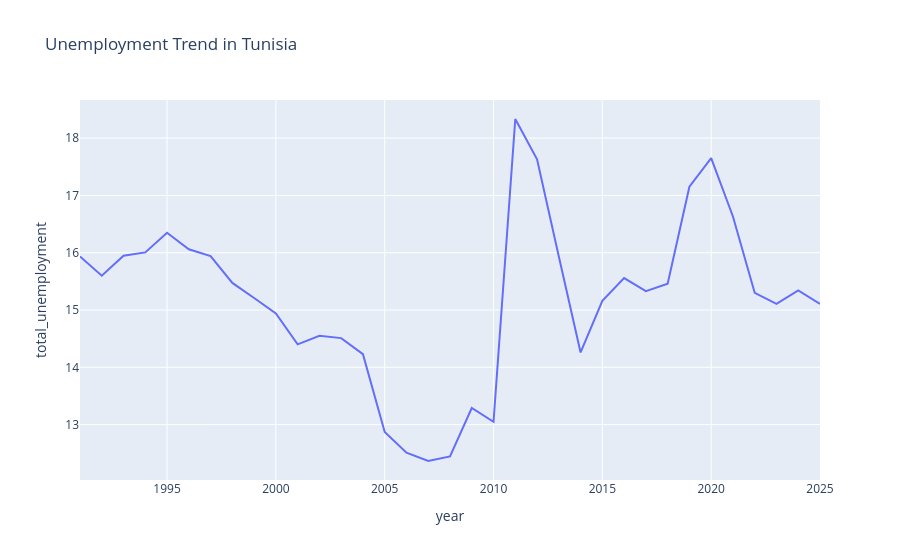

Notebook code cell kept with this figure:
### Markdown cell above
###  Unemployment Trend Over Time

This chart shows how unemployment has evolved in Tunisia.

### Code cell
import plotly.express as px

fig = px.line(
    df,
    x="year",
    y="total_unemployment",
    title="Unemployment Trend in Tunisia"
)

fig.show()

### Figure 1 — Plotly figure (JSON) as saved in the notebook; plotly's stock layout.template omitted (floating-point values rounded to 4 significant figures)
{"data": [{"hovertemplate": "year=%{x}<br>total_unemployment=%{y}<extra></extra>", "legendgroup": "", "line": {"color": "#636efa", "dash": "solid"}, "marker": {"symbol": "circle"}, "mode": "lines", "name": "", "orientation": "v", "showlegend": false, "type": "scatter", "x": [1991, 1992, 1993, 1994, 1995, 1996, 1997, 1998, 1999, 2000, 2001, 2002, 2003, 2004, 2005, 2006, 2007, 2008, 2009, 2010, 2011, 2012, 2013, 2014, 2015, 2016, 2017, 2018, 2019, 2020, 2021, 2022, 2023, 2024, 2025], "xaxis": "x", "y": [15.94, 15.6, 15.95, 16.01, 16.35, 16.06, 15.94, 15.47, 15.21, 14.94, 14.4, 14.55, 14.51, 14.23, 12.87, 12.51, 12.37, 12.44, 13.29, 13.05, 18.33, 17.63, 15.93, 14.26, 15.16, 15.56, 15.33, 15.46, 17.15, 17.65, 16.63, 15.3, 15.11, 15.34, 15.11], "yaxis": "y"}], "layout": {"legend": {"tracegroupgap": 0}, "title": {"text": "Unemployment Trend in Tunisia"}, "xaxis": {"anchor": "y", "domain": [0, 1], "title": {"text": "year"}}, "yaxis": {"anchor": "x", "domain": [0, 1], "title": {"text": "total_unemployment"}}}}
